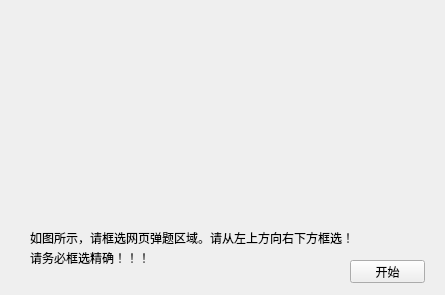
<?xml version="1.0" encoding="UTF-8"?>
<ui version="4.0">
 <class>Window_QuestionAreaScreen</class>
 <widget class="QWidget" name="Window_QuestionAreaScreen">
  <property name="geometry">
   <rect>
    <x>0</x>
    <y>0</y>
    <width>445</width>
    <height>295</height>
   </rect>
  </property>
  <property name="font">
   <font>
    <family>宋体</family>
    <pointsize>9</pointsize>
   </font>
  </property>
  <property name="windowTitle">
   <string>Window_QuestionAreaScreen</string>
  </property>
  <widget class="QPushButton" name="pushButton_1">
   <property name="geometry">
    <rect>
     <x>350</x>
     <y>260</y>
     <width>75</width>
     <height>23</height>
    </rect>
   </property>
   <property name="text">
    <string>开始</string>
   </property>
  </widget>
  <widget class="QLabel" name="label">
   <property name="geometry">
    <rect>
     <x>30</x>
     <y>230</y>
     <width>370</width>
     <height>16</height>
    </rect>
   </property>
   <property name="text">
    <string>如图所示，请框选网页弹题区域。请从左上方向右下方框选！</string>
   </property>
  </widget>
  <widget class="QLabel" name="label_3">
   <property name="geometry">
    <rect>
     <x>30</x>
     <y>250</y>
     <width>120</width>
     <height>16</height>
    </rect>
   </property>
   <property name="text">
    <string>请务必框选精确！！！</string>
   </property>
  </widget>
 </widget>
 <resources/>
 <connections/>
</ui>
